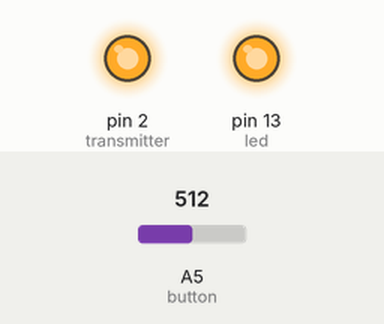
Bench run of a sketch on a simulated Arduino Uno, built with avr-gcc and run on an emulated ATmega328P. Shown: output pins drawn as LEDs (lit = HIGH). The test bench sets the inputs (shaded band); at power-on: A5 (button) = 512.

Above: at 1.2 s.
1.3 s: A5 (button) set to 502
At 2.4 s:
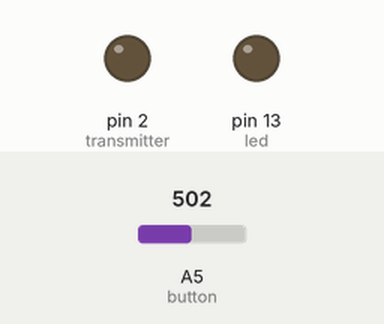
2.8 s: A5 (button) set to 522
At 3.5 s:
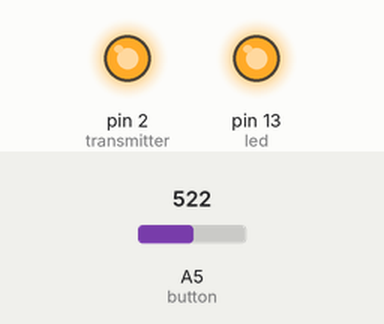
4.3 s: A5 (button) set to 511
At 4.7 s:
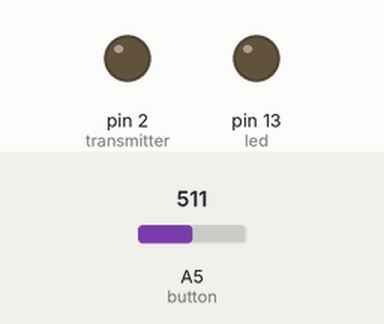
Timing chart, 0 to 7.3 s (numbered marks = the images above; inputs shaded):
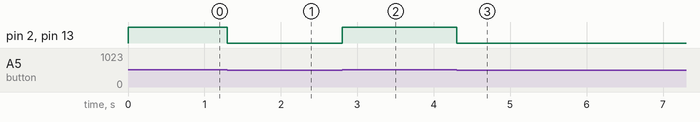

The sketch:

rf_test_transmit.ino
```cpp
int led = 13;
int transmitter = 2;
int button = 5;

void setup() {
  pinMode(led, OUTPUT);
  pinMode(transmitter, OUTPUT);
}

void loop() {
  if(analogRead(button) >= 512) {
    digitalWrite(led, HIGH);
    digitalWrite(transmitter, HIGH);
  }else{
    digitalWrite(led, LOW);
    digitalWrite(transmitter, LOW);
  }
}
```

Measured:
- the behaviour switches between 512 and 511 on A5 (button) (found by bisection; images 0 and 1)
- after the input at 1.3 s, pin 2 (transmitter), pin 13 (led): HIGH → LOW at once
- after the input at 2.8 s, pin 2 (transmitter), pin 13 (led): LOW → HIGH at once
- after the input at 4.3 s, pin 2 (transmitter), pin 13 (led): HIGH → LOW at once
